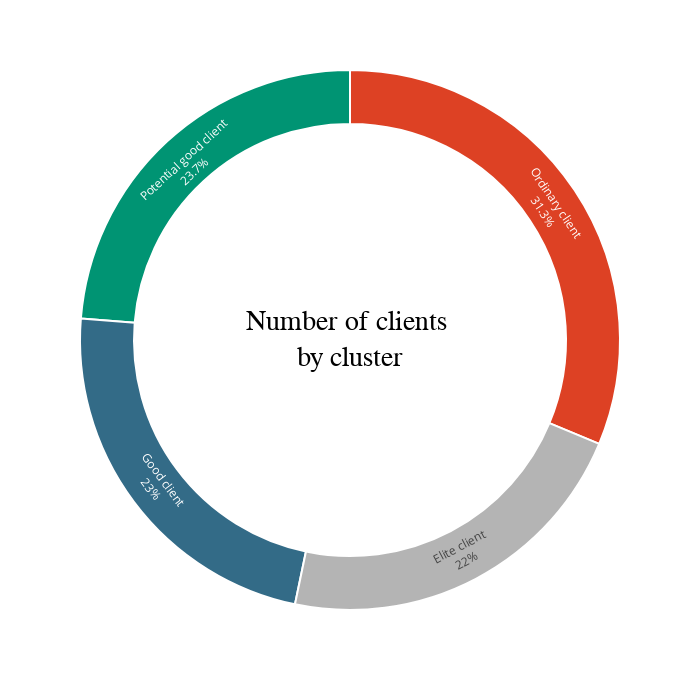

Source (notebook cell):
### Code cell
# Number of clients by cluster

fig = px.pie(cust['Cluster'].value_counts().reset_index(), values = 'Cluster', names = 'index', width = 700, height = 700)
fig.update_traces(textposition = 'inside', 
                  textinfo = 'percent + label', 
                  hole = 0.8, 
                  marker = dict(colors = ['#dd4124','#009473', '#336b87', '#b4b4b4'], line = dict(color = 'white', width = 2)),
                  hovertemplate = 'Clients: %{value}')

fig.update_layout(annotations = [dict(text = 'Number of clients <br>by cluster', 
                                      x = 0.5, y = 0.5, font_size = 28, showarrow = False, 
                                      font_family = 'monospace',
                                      font_color = 'black')],
                  showlegend = False)
                  
fig.show()

### Figure 1 — Plotly figure (JSON) as saved in the notebook; plotly's stock layout.template omitted (floating-point values rounded to 4 significant figures)
{"data": [{"domain": {"x": [0, 1], "y": [0, 1]}, "hole": 0.8, "hovertemplate": "Clients: %{value}", "labels": ["Ordinary client", "Potential good client", "Good client", "Elite client"], "legendgroup": "", "marker": {"colors": ["#dd4124", "#009473", "#336b87", "#b4b4b4"], "line": {"color": "white", "width": 2}}, "name": "", "showlegend": true, "textinfo": "percent+label", "textposition": "inside", "type": "pie", "values": [699, 530, 514, 491]}], "layout": {"annotations": [{"font": {"color": "black", "family": "monospace", "size": 28}, "showarrow": false, "text": "Number of clients <br>by cluster", "x": 0.5, "y": 0.5}], "height": 700, "legend": {"tracegroupgap": 0}, "margin": {"t": 60}, "showlegend": false, "width": 700}}
